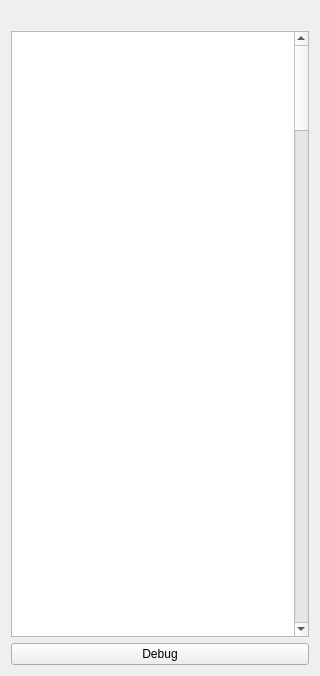
<?xml version="1.0" encoding="UTF-8"?>
<ui version="4.0">
 <class>BranchView</class>
 <widget class="QWidget" name="BranchView">
  <property name="geometry">
   <rect>
    <x>0</x>
    <y>0</y>
    <width>320</width>
    <height>676</height>
   </rect>
  </property>
  <property name="maximumSize">
   <size>
    <width>320</width>
    <height>16777215</height>
   </size>
  </property>
  <property name="windowTitle">
   <string>Form</string>
  </property>
  <layout class="QGridLayout" name="gridLayout">
   <item row="0" column="0">
    <widget class="QLabel" name="label">
     <property name="text">
      <string/>
     </property>
    </widget>
   </item>
   <item row="1" column="0">
    <widget class="QGraphicsView" name="graphicsView">
     <property name="focusPolicy">
      <enum>Qt::NoFocus</enum>
     </property>
     <property name="verticalScrollBarPolicy">
      <enum>Qt::ScrollBarAsNeeded</enum>
     </property>
     <property name="sceneRect">
      <rectf>
       <x>0.000000000000000</x>
       <y>0.000000000000000</y>
       <width>260.000000000000000</width>
       <height>10000.000000000000000</height>
      </rectf>
     </property>
     <property name="alignment">
      <set>Qt::AlignBottom|Qt::AlignJustify</set>
     </property>
    </widget>
   </item>
   <item row="2" column="0">
    <widget class="QPushButton" name="debug">
     <property name="text">
      <string>Debug</string>
     </property>
    </widget>
   </item>
  </layout>
 </widget>
 <resources/>
 <connections/>
</ui>
